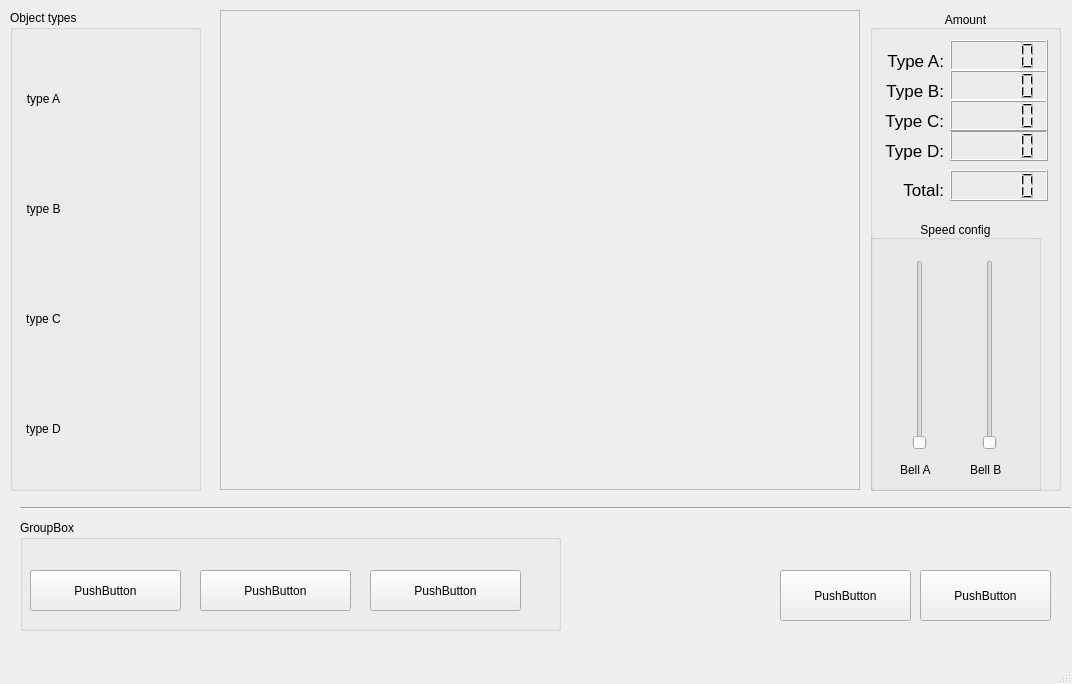
<?xml version="1.0" encoding="UTF-8"?>
<ui version="4.0">
 <class>MainWindow</class>
 <widget class="QMainWindow" name="MainWindow">
  <property name="geometry">
   <rect>
    <x>0</x>
    <y>0</y>
    <width>1072</width>
    <height>684</height>
   </rect>
  </property>
  <property name="windowTitle">
   <string>find object</string>
  </property>
  <widget class="QWidget" name="centralwidget">
   <property name="sizePolicy">
    <sizepolicy hsizetype="Maximum" vsizetype="Maximum">
     <horstretch>0</horstretch>
     <verstretch>0</verstretch>
    </sizepolicy>
   </property>
   <widget class="QFrame" name="frame">
    <property name="geometry">
     <rect>
      <x>220</x>
      <y>10</y>
      <width>640</width>
      <height>480</height>
     </rect>
    </property>
    <property name="frameShape">
     <enum>QFrame::StyledPanel</enum>
    </property>
    <property name="frameShadow">
     <enum>QFrame::Raised</enum>
    </property>
    <widget class="QLabel" name="camera_label">
     <property name="geometry">
      <rect>
       <x>0</x>
       <y>0</y>
       <width>640</width>
       <height>480</height>
      </rect>
     </property>
     <property name="sizePolicy">
      <sizepolicy hsizetype="Maximum" vsizetype="Maximum">
       <horstretch>0</horstretch>
       <verstretch>0</verstretch>
      </sizepolicy>
     </property>
     <property name="text">
      <string/>
     </property>
     <property name="pixmap">
      <pixmap>../../../../../../home/hungtooc/Pictures/7e5af3311146d8188157.jpg</pixmap>
     </property>
     <property name="scaledContents">
      <bool>true</bool>
     </property>
    </widget>
   </widget>
   <widget class="QGroupBox" name="groupBox">
    <property name="geometry">
     <rect>
      <x>20</x>
      <y>520</y>
      <width>541</width>
      <height>111</height>
     </rect>
    </property>
    <property name="title">
     <string>GroupBox</string>
    </property>
    <widget class="QPushButton" name="pushButton_3">
     <property name="geometry">
      <rect>
       <x>180</x>
       <y>50</y>
       <width>151</width>
       <height>41</height>
      </rect>
     </property>
     <property name="text">
      <string>PushButton</string>
     </property>
    </widget>
    <widget class="QPushButton" name="pushButton_4">
     <property name="geometry">
      <rect>
       <x>350</x>
       <y>50</y>
       <width>151</width>
       <height>41</height>
      </rect>
     </property>
     <property name="text">
      <string>PushButton</string>
     </property>
    </widget>
    <widget class="QPushButton" name="pushButton_2">
     <property name="geometry">
      <rect>
       <x>10</x>
       <y>50</y>
       <width>151</width>
       <height>41</height>
      </rect>
     </property>
     <property name="text">
      <string>PushButton</string>
     </property>
    </widget>
   </widget>
   <widget class="Line" name="line">
    <property name="geometry">
     <rect>
      <x>20</x>
      <y>500</y>
      <width>1051</width>
      <height>16</height>
     </rect>
    </property>
    <property name="orientation">
     <enum>Qt::Horizontal</enum>
    </property>
   </widget>
   <widget class="QGroupBox" name="groupBox_2">
    <property name="geometry">
     <rect>
      <x>870</x>
      <y>10</y>
      <width>191</width>
      <height>481</height>
     </rect>
    </property>
    <property name="title">
     <string>Amount</string>
    </property>
    <property name="alignment">
     <set>Qt::AlignBottom|Qt::AlignHCenter</set>
    </property>
    <widget class="QGroupBox" name="groupBox_4">
     <property name="geometry">
      <rect>
       <x>0</x>
       <y>210</y>
       <width>171</width>
       <height>271</height>
      </rect>
     </property>
     <property name="title">
      <string>Speed config</string>
     </property>
     <property name="alignment">
      <set>Qt::AlignBottom|Qt::AlignHCenter</set>
     </property>
     <widget class="QLabel" name="label_2">
      <property name="geometry">
       <rect>
        <x>30</x>
        <y>240</y>
        <width>41</width>
        <height>20</height>
       </rect>
      </property>
      <property name="text">
       <string>Bell A</string>
      </property>
     </widget>
     <widget class="QSlider" name="verticalSlider">
      <property name="geometry">
       <rect>
        <x>40</x>
        <y>40</y>
        <width>20</width>
        <height>190</height>
       </rect>
      </property>
      <property name="orientation">
       <enum>Qt::Vertical</enum>
      </property>
     </widget>
     <widget class="QSlider" name="verticalSlider_2">
      <property name="geometry">
       <rect>
        <x>110</x>
        <y>40</y>
        <width>20</width>
        <height>190</height>
       </rect>
      </property>
      <property name="orientation">
       <enum>Qt::Vertical</enum>
      </property>
     </widget>
     <widget class="QLabel" name="label_4">
      <property name="geometry">
       <rect>
        <x>100</x>
        <y>240</y>
        <width>41</width>
        <height>20</height>
       </rect>
      </property>
      <property name="text">
       <string>Bell B</string>
      </property>
     </widget>
    </widget>
    <widget class="QLCDNumber" name="lcdNumber">
     <property name="geometry">
      <rect>
       <x>80</x>
       <y>30</y>
       <width>98</width>
       <height>31</height>
      </rect>
     </property>
    </widget>
    <widget class="QLCDNumber" name="lcdNumber_2">
     <property name="geometry">
      <rect>
       <x>80</x>
       <y>60</y>
       <width>98</width>
       <height>31</height>
      </rect>
     </property>
    </widget>
    <widget class="QLabel" name="label_3">
     <property name="geometry">
      <rect>
       <x>10</x>
       <y>40</y>
       <width>64</width>
       <height>21</height>
      </rect>
     </property>
     <property name="font">
      <font>
       <pointsize>13</pointsize>
      </font>
     </property>
     <property name="layoutDirection">
      <enum>Qt::LeftToRight</enum>
     </property>
     <property name="text">
      <string>Type A:</string>
     </property>
     <property name="scaledContents">
      <bool>false</bool>
     </property>
     <property name="alignment">
      <set>Qt::AlignRight|Qt::AlignTrailing|Qt::AlignVCenter</set>
     </property>
    </widget>
    <widget class="QLabel" name="label_5">
     <property name="geometry">
      <rect>
       <x>10</x>
       <y>70</y>
       <width>64</width>
       <height>21</height>
      </rect>
     </property>
     <property name="font">
      <font>
       <pointsize>13</pointsize>
      </font>
     </property>
     <property name="layoutDirection">
      <enum>Qt::LeftToRight</enum>
     </property>
     <property name="text">
      <string>Type B:</string>
     </property>
     <property name="scaledContents">
      <bool>false</bool>
     </property>
     <property name="alignment">
      <set>Qt::AlignRight|Qt::AlignTrailing|Qt::AlignVCenter</set>
     </property>
    </widget>
    <widget class="QLCDNumber" name="lcdNumber_3">
     <property name="geometry">
      <rect>
       <x>80</x>
       <y>120</y>
       <width>98</width>
       <height>31</height>
      </rect>
     </property>
    </widget>
    <widget class="QLCDNumber" name="lcdNumber_4">
     <property name="geometry">
      <rect>
       <x>80</x>
       <y>90</y>
       <width>98</width>
       <height>31</height>
      </rect>
     </property>
    </widget>
    <widget class="QLabel" name="label_6">
     <property name="geometry">
      <rect>
       <x>10</x>
       <y>130</y>
       <width>64</width>
       <height>21</height>
      </rect>
     </property>
     <property name="font">
      <font>
       <pointsize>13</pointsize>
      </font>
     </property>
     <property name="layoutDirection">
      <enum>Qt::LeftToRight</enum>
     </property>
     <property name="text">
      <string>Type D:</string>
     </property>
     <property name="scaledContents">
      <bool>false</bool>
     </property>
     <property name="alignment">
      <set>Qt::AlignRight|Qt::AlignTrailing|Qt::AlignVCenter</set>
     </property>
    </widget>
    <widget class="QLabel" name="label_7">
     <property name="geometry">
      <rect>
       <x>10</x>
       <y>100</y>
       <width>64</width>
       <height>21</height>
      </rect>
     </property>
     <property name="font">
      <font>
       <pointsize>13</pointsize>
      </font>
     </property>
     <property name="layoutDirection">
      <enum>Qt::LeftToRight</enum>
     </property>
     <property name="text">
      <string>Type C:</string>
     </property>
     <property name="scaledContents">
      <bool>false</bool>
     </property>
     <property name="alignment">
      <set>Qt::AlignRight|Qt::AlignTrailing|Qt::AlignVCenter</set>
     </property>
    </widget>
    <widget class="QLabel" name="label_8">
     <property name="geometry">
      <rect>
       <x>10</x>
       <y>170</y>
       <width>64</width>
       <height>21</height>
      </rect>
     </property>
     <property name="font">
      <font>
       <pointsize>13</pointsize>
      </font>
     </property>
     <property name="layoutDirection">
      <enum>Qt::LeftToRight</enum>
     </property>
     <property name="text">
      <string>Total:</string>
     </property>
     <property name="textFormat">
      <enum>Qt::RichText</enum>
     </property>
     <property name="scaledContents">
      <bool>false</bool>
     </property>
     <property name="alignment">
      <set>Qt::AlignRight|Qt::AlignTrailing|Qt::AlignVCenter</set>
     </property>
    </widget>
    <widget class="QLCDNumber" name="lcdNumber_5">
     <property name="geometry">
      <rect>
       <x>80</x>
       <y>160</y>
       <width>98</width>
       <height>31</height>
      </rect>
     </property>
    </widget>
   </widget>
   <widget class="QGroupBox" name="groupBox_3">
    <property name="geometry">
     <rect>
      <x>10</x>
      <y>10</y>
      <width>191</width>
      <height>481</height>
     </rect>
    </property>
    <property name="title">
     <string>Object types</string>
    </property>
    <widget class="QLabel" name="label_9">
     <property name="geometry">
      <rect>
       <x>70</x>
       <y>40</y>
       <width>100</width>
       <height>100</height>
      </rect>
     </property>
     <property name="text">
      <string/>
     </property>
     <property name="pixmap">
      <pixmap>object_01.jpg</pixmap>
     </property>
     <property name="scaledContents">
      <bool>true</bool>
     </property>
    </widget>
    <widget class="QLabel" name="label_10">
     <property name="geometry">
      <rect>
       <x>70</x>
       <y>150</y>
       <width>100</width>
       <height>100</height>
      </rect>
     </property>
     <property name="text">
      <string/>
     </property>
     <property name="pixmap">
      <pixmap>object_01.jpg</pixmap>
     </property>
     <property name="scaledContents">
      <bool>true</bool>
     </property>
    </widget>
    <widget class="QLabel" name="label_11">
     <property name="geometry">
      <rect>
       <x>70</x>
       <y>370</y>
       <width>100</width>
       <height>100</height>
      </rect>
     </property>
     <property name="text">
      <string/>
     </property>
     <property name="pixmap">
      <pixmap>object_01.jpg</pixmap>
     </property>
     <property name="scaledContents">
      <bool>true</bool>
     </property>
    </widget>
    <widget class="QLabel" name="label_12">
     <property name="geometry">
      <rect>
       <x>70</x>
       <y>260</y>
       <width>100</width>
       <height>100</height>
      </rect>
     </property>
     <property name="text">
      <string/>
     </property>
     <property name="pixmap">
      <pixmap>object_01.jpg</pixmap>
     </property>
     <property name="scaledContents">
      <bool>true</bool>
     </property>
    </widget>
    <widget class="QLabel" name="label_13">
     <property name="geometry">
      <rect>
       <x>0</x>
       <y>80</y>
       <width>67</width>
       <height>17</height>
      </rect>
     </property>
     <property name="text">
      <string>type A</string>
     </property>
     <property name="alignment">
      <set>Qt::AlignCenter</set>
     </property>
    </widget>
    <widget class="QLabel" name="label_14">
     <property name="geometry">
      <rect>
       <x>0</x>
       <y>190</y>
       <width>67</width>
       <height>17</height>
      </rect>
     </property>
     <property name="text">
      <string>type B</string>
     </property>
     <property name="alignment">
      <set>Qt::AlignCenter</set>
     </property>
    </widget>
    <widget class="QLabel" name="label_15">
     <property name="geometry">
      <rect>
       <x>0</x>
       <y>300</y>
       <width>67</width>
       <height>17</height>
      </rect>
     </property>
     <property name="text">
      <string>type C</string>
     </property>
     <property name="alignment">
      <set>Qt::AlignCenter</set>
     </property>
    </widget>
    <widget class="QLabel" name="label_16">
     <property name="geometry">
      <rect>
       <x>0</x>
       <y>410</y>
       <width>67</width>
       <height>17</height>
      </rect>
     </property>
     <property name="text">
      <string>type D</string>
     </property>
     <property name="alignment">
      <set>Qt::AlignCenter</set>
     </property>
    </widget>
   </widget>
   <widget class="QPushButton" name="pushButton">
    <property name="geometry">
     <rect>
      <x>780</x>
      <y>570</y>
      <width>131</width>
      <height>51</height>
     </rect>
    </property>
    <property name="text">
     <string>PushButton</string>
    </property>
   </widget>
   <widget class="QPushButton" name="pushButton_5">
    <property name="geometry">
     <rect>
      <x>920</x>
      <y>570</y>
      <width>131</width>
      <height>51</height>
     </rect>
    </property>
    <property name="text">
     <string>PushButton</string>
    </property>
   </widget>
  </widget>
  <widget class="QMenuBar" name="menubar">
   <property name="geometry">
    <rect>
     <x>0</x>
     <y>0</y>
     <width>1072</width>
     <height>22</height>
    </rect>
   </property>
  </widget>
  <widget class="QStatusBar" name="statusbar"/>
 </widget>
 <resources/>
 <connections/>
</ui>
